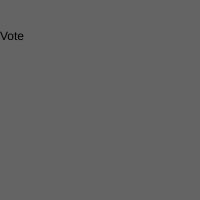
Frame 1 (no input)
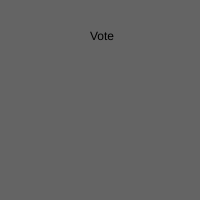
Frame 60 (no input)
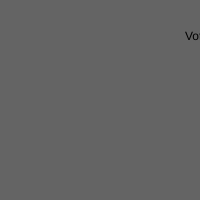
Frame 120 (the mouse pressed at the canvas centre since frame 60)

The p5.js sketch that drew these frames (run headless with seeded random() and noise() and a simulated clock; from frame 60 on, the mouse is pressed at the canvas centre):

// p5.js sketch
// ── sketch.js
var x = 0 ;

function setup() {
  createCanvas(200, 200);
}

function draw() {
  background(100);
   // rect(x, 10, 10, 10);
   text("Vote", x, 40);
  x += 5 ;

  if (x > 200) {
    x = 0;


  }
}
